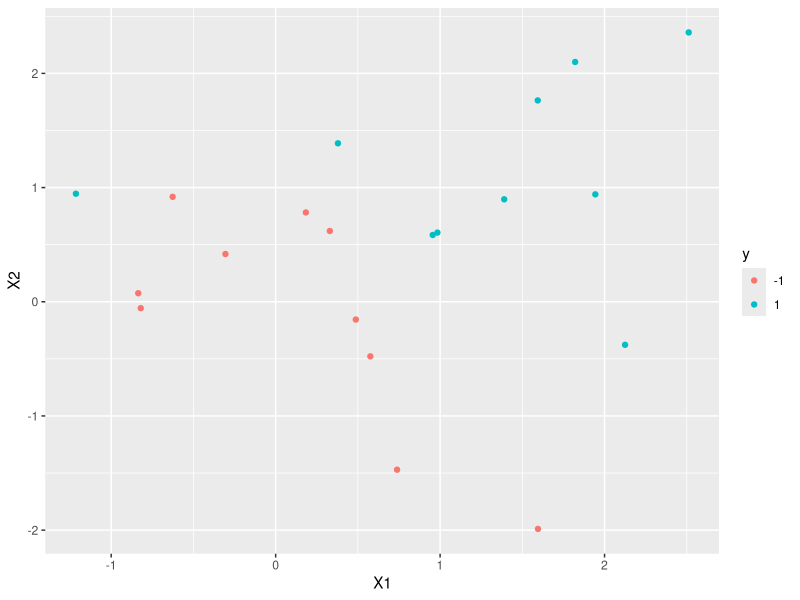
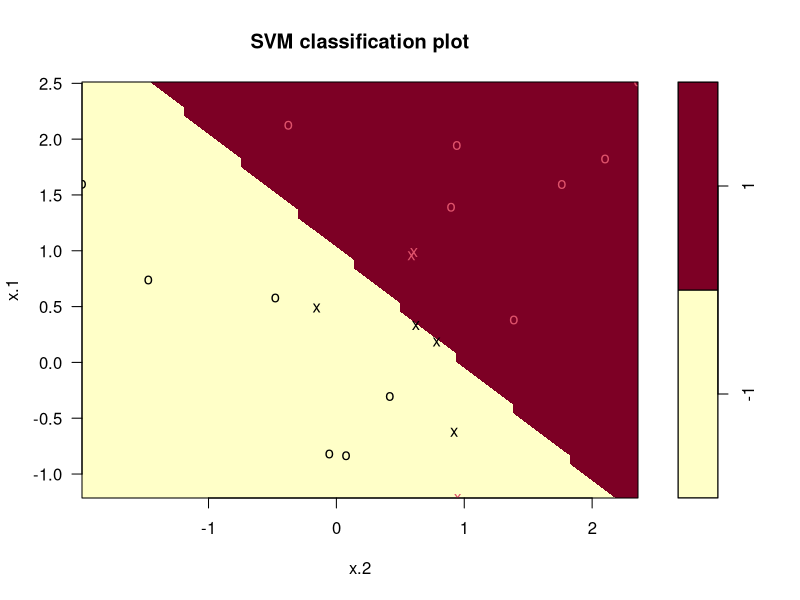
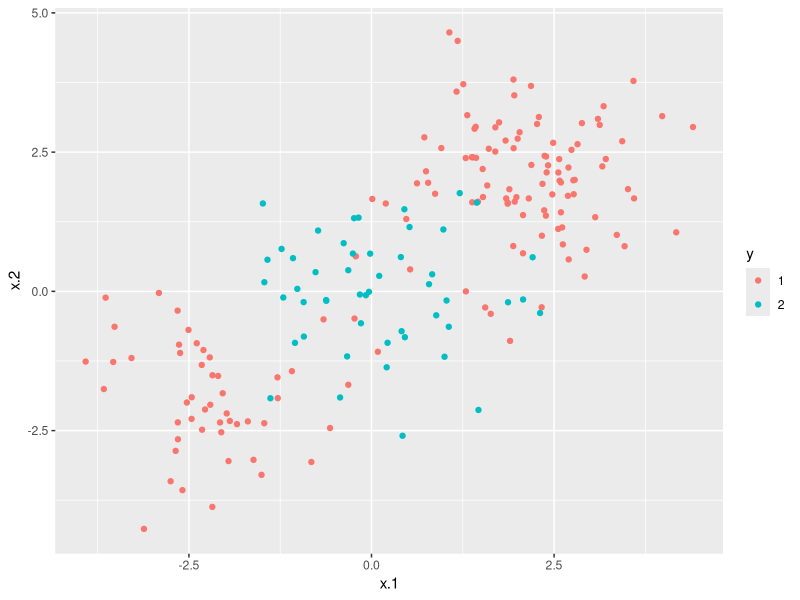
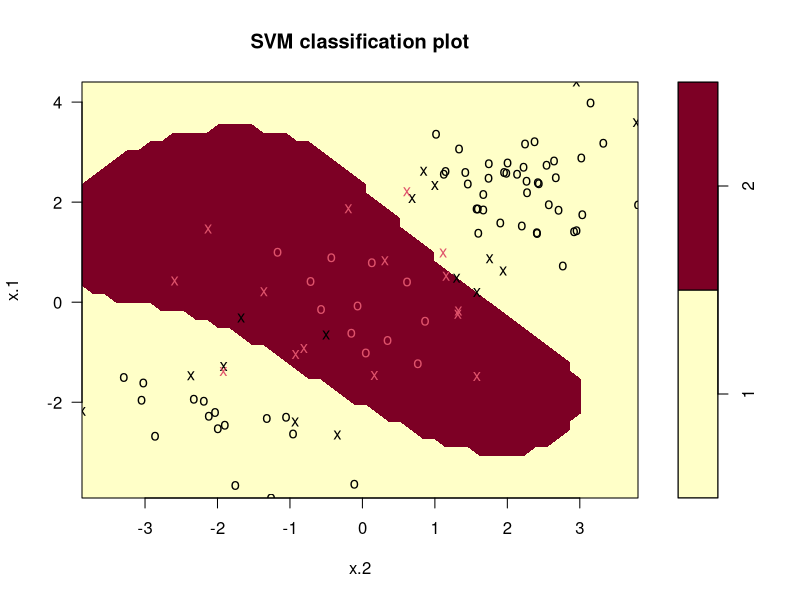
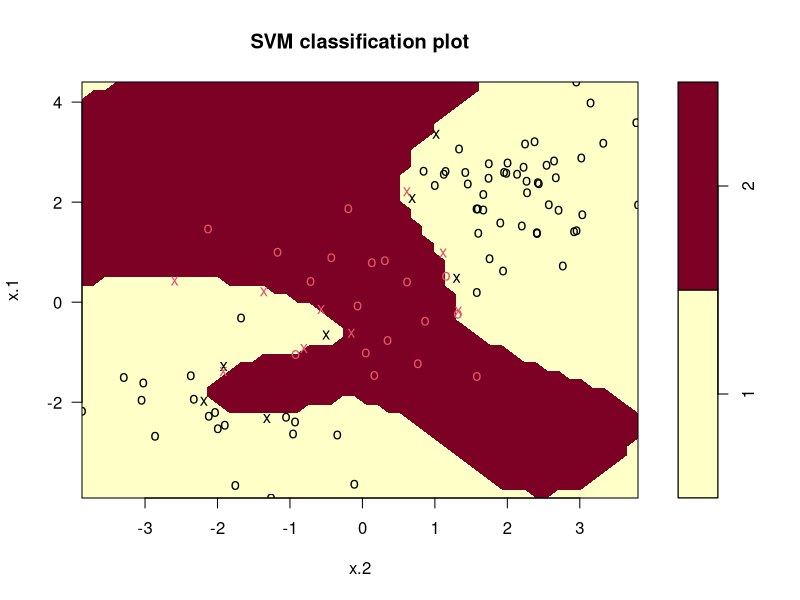
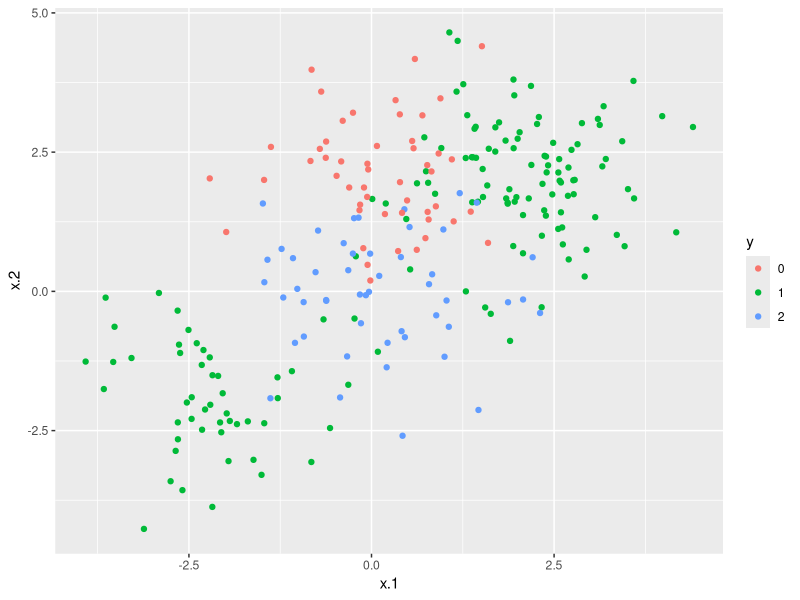
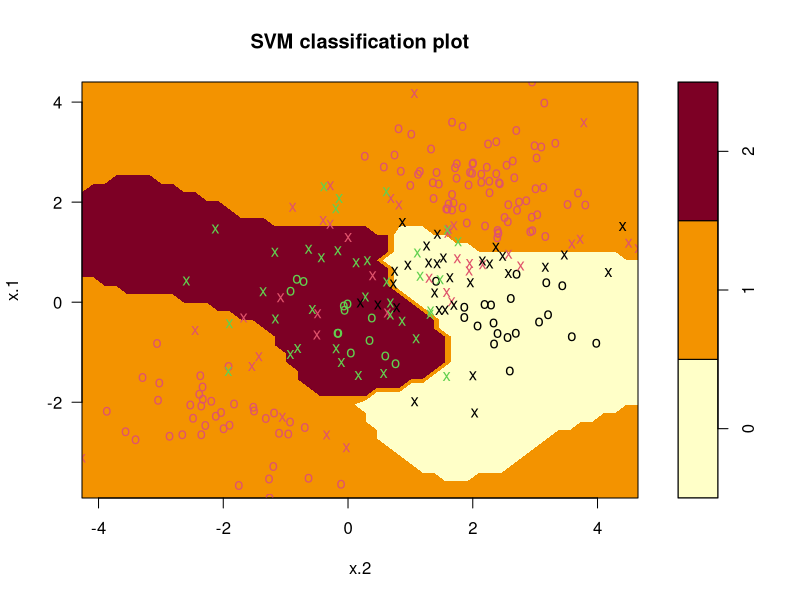

Source code (R) for these figures, in order:
## ---- chunk 1
library(e1071)
library(ggplot2)
#generating observations
set.seed(1)
x = matrix(rnorm(20 * 2), ncol = 2)
y = c(rep(-1, 10), rep(1, 10))
x[y==1,] = x[y==1,] + 1

#checking if the classes are linearly separable
ggplot(data = data.frame(x, y = as.factor(y)), aes(x = X1, y = X2, color = y)) + geom_point()
 
#fit the support vector classifier
dat = data.frame(x = x, y = as.factor(y))
svmfit = svm(y~., data = dat, kernel = 'linear', cost = 10, scale = F)
plot(svmfit, dat) #the support vectors are plotted as crosses and the remaining are plotted as circles.

#The support vectors
svmfit$index

#Summary Information
summary(svmfit)

## ---- chunk 2
set.seed(1)
tune.out = tune(svm, y~., data = dat, kernel = "linear", ranges = list(cost = c(0.001, 0.01, 0.1, 1, 5, 10, 100)))
summary(tune.out)
bestmod = tune.out$best.model
summary(bestmod)

## ---- chunk 3
set.seed(1)
xtest = matrix(rnorm(20 * 2), ncol = 2)
ytest = sample(c(-1,1), 20, replace = T)
xtest[ytest == 1,] = xtest[ytest == 1,] + 1
testdat = data.frame(x = xtest, y = as.factor(ytest))

ypred = predict(bestmod, testdat)
table(predict = ypred, truth = testdat$y)
## ---- chunk 4
set.seed(1)
x = matrix(rnorm(200 * 2), ncol = 2)
x[1:100, ] = x[1:100, ] + 2
x[101:150, ] = x[101:150, ] - 2
y = c(rep(1,150), rep(2,50))
dat = data.frame(x = x, y = as.factor(y))
ggplot(data = dat, aes(x = x.1, y = x.2, color = y)) + geom_point()
## ---- chunk 5
train = sample(200,100)
svmfit = svm(y ~., data = dat[train,], kernel = "radial", gamma = 1, cost = 1)
plot(svmfit, data = dat[train,])

#if we increase cost, training error will decrease, but easily get overfitting.
svmfit = svm(y ~., data = dat[train,], kernel = "radial", gamma = 1, cost = 10000)
plot(svmfit, data = dat[train,])
## ---- chunk 6
tune.out = tune(svm, y~., data = dat[train,], kernel = "radial", ranges = list(cost = c(0.1, 1, 10, 100, 1000), gamma = c(0.5, 1, 2,3,4)))
bestmodel = tune.out$best.model

result = predict(bestmodel, newdata = dat[-train,])
mean(result == dat[-train]$y)
## ---- chunk 7
set.seed(1)
x = rbind(x, matrix(rnorm(50*2), ncol = 2))
y = c(y, rep(0,50))
x[y==0,2] = x[y==0,2] + 2
dat = data.frame(x=x, y=as.factor(y))
ggplot(data = dat, aes(x = x.1, y = x.2, color = y)) + geom_point()

#fit svm
svmfit = svm(y~., data = dat, kernel = "radial", cost = 10, gamma = 1)
plot(svmfit, data = dat)

